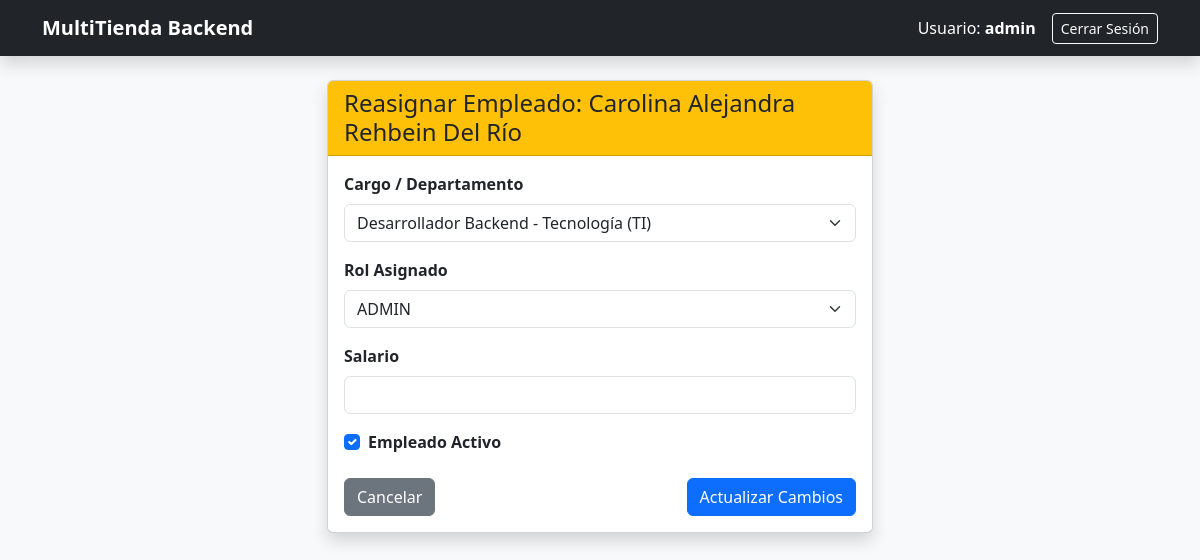
The page /empleado/editar/4/ (signed in) on the database its author committed.
### usuarios/models.py (models this page shows, shortened)
class Empleado(models.Model):
    id_empleado = models.AutoField(primary_key=True)
    user = models.OneToOneField(User, on_delete=models.CASCADE, related_name='empleado', null=True, blank=True)
    persona = models.OneToOneField(Persona, on_delete=models.CASCADE, related_name='empleado', null=True, blank=True)
    id_cargo = models.ForeignKey(Cargo, on_delete=models.SET_NULL, null=True, db_column='id_cargo', related_name='empleados')
    id_rol = models.ForeignKey(Rol, on_delete=models.PROTECT, null=True, blank=True, db_column='id_rol', related_name='empleados')
    fecha_contratacion = models.DateField(auto_now_add=True)
    salario = models.DecimalField(max_digits=10, decimal_places=2, null=True, blank=True)
    activo = models.BooleanField(default=True)

class Persona(models.Model):
    rut = models.CharField(max_length=12, primary_key=True, help_text="Formato: 12345678-9")
    nombres = models.CharField(max_length=100)
    apellidos = models.CharField(max_length=100)
    email = models.EmailField(unique=True)
    telefono = models.CharField(max_length=20, blank=True, null=True)
    fecha_nacimiento = models.DateField(blank=True, null=True)
    fecha_creacion = models.DateTimeField(auto_now_add=True)

class Cargo(models.Model):
    id_cargo = models.AutoField(primary_key=True)
    id_departamento = models.ForeignKey(Departamento, on_delete=models.CASCADE, db_column='id_departamento', related_name='cargos')
    nombre = models.CharField(max_length=100)
    descripcion = models.CharField(max_length=255, blank=True, null=True)
    def __str__(self):
        return f"{self.nombre} - {self.id_departamento.nombre}"

class Rol(models.Model):
    id_rol = models.AutoField(primary_key=True)
    nombre_rol = models.CharField(max_length=50, unique=True) # Ej: 'ADMIN', 'VENDEDOR'
    descripcion = models.CharField(max_length=255, blank=True, null=True)
    def __str__(self):
        return self.nombre_rol

### usuarios/views.py (the view)
# urls.py: path('empleado/editar/<int:empleado_id>/', views.editar_empleado, name='editar_empleado'),
@login_required
def editar_empleado(request, empleado_id):
    empleado_actual = getattr(request.user, 'empleado', None)
    es_admin = empleado_actual and empleado_actual.id_rol.nombre_rol.upper() == 'ADMIN'
    if not es_admin:
        messages.error(request, "Acceso no autorizado: Solo Administradores pueden modificar datos.")
        return redirect('dashboard')
    empleado_target = get_object_or_404(Empleado, id_empleado=empleado_id)
    if request.method == 'POST':
        form = EditarEmpleadoForm(request.POST, instance=empleado_target)
        if form.is_valid():
            form.save()
            messages.success(request, "Registro del empleado actualizado correctamente.")
            return redirect('dashboard')
    else:
        form = EditarEmpleadoForm(instance=empleado_target)
    return render(request, 'usuarios/editar_empleado.html', {
        'form': form,
        'empleado': empleado_target
    })

### usuarios/forms.py
class EditarEmpleadoForm(forms.ModelForm):
    class Meta:
        model = Empleado
        fields = ['id_cargo', 'id_rol', 'salario', 'activo']
        labels = {
            'id_cargo': 'Cargo / Departamento',
            'id_rol': 'Rol Asignado',
            'salario': 'Salario',
            'activo': 'Estado Activo'
        }
        widgets = {
            'id_cargo': forms.Select(attrs={'class': 'form-select'}),
            'id_rol': forms.Select(attrs={'class': 'form-select'}),
            'salario': forms.NumberInput(attrs={'class': 'form-control'}),
            'activo': forms.CheckboxInput(attrs={'class': 'form-check-input'}),
        }

### usuarios/templates/usuarios/editar_empleado.html (shortened to what this page needs)
{% extends 'usuarios/base.html' %}
{% block content %}
<div class="row justify-content-center">
    <div class="col-md-6">
        <div class="card shadow">
            <div class="card-header bg-warning text-dark">
                <h4 class="mb-0">Reasignar Empleado: {{ empleado.persona.nombres }} {{ empleado.persona.apellidos }}</h4>
            </div>
            <div class="card-body">
                <form method="post">
                    <div class="mb-3">
                        <label class="form-label fw-bold">Cargo / Departamento</label>
                        {{ form.id_cargo }}
                    </div>
                    <div class="mb-3">
                        <label class="form-label fw-bold">Rol Asignado</label>
                        {{ form.id_rol }}
                    </div>
                    <div class="mb-3">
                        <label class="form-label fw-bold">Salario</label>
                        {{ form.salario }}
                    </div>
                    <div class="form-check mb-4">
                        {{ form.activo }}
                        <label class="form-check-label fw-bold" for="{{ form.activo.id_for_label }}">
                            Empleado Activo
                        </label>
                    </div>
                    <div class="d-flex justify-content-between">
                        <a href="{% url 'dashboard' %}" class="btn btn-secondary">Cancelar</a>
                        <button type="submit" class="btn btn-primary">Actualizar Cambios</button>
                    </div>
                </form>
            </div>
        </div>
    </div>
</div>
{% endblock %}

### usuarios/templates/usuarios/base.html (shortened to what this page needs)
<!DOCTYPE html>
<html lang="es">
<head>
    <link href="https://cdn.jsdelivr.net/npm/bootstrap@5.3.2/dist/css/bootstrap.min.css" rel="stylesheet">
</head>
<body class="bg-light">
    <nav class="navbar navbar-expand-lg navbar-dark bg-dark mb-4 shadow">
        <div class="container">
            <a class="navbar-brand fw-bold" href="{% url 'dashboard' %}">MultiTienda Backend</a>
            {% if user.is_authenticated %}
            <div class="d-flex align-items-center text-white">
                <span class="me-3">
                    Usuario: <strong>{{ user.username }}</strong>
                </span>
                <form action="{% url 'logout' %}" method="post" class="d-inline">
                    <button type="submit" class="btn btn-outline-light btn-sm">Cerrar Sesión</button>
                </form>
            </div>
            {% endif %}
        </div>
    </nav>
    <div class="container">
        {% block content %}
        {% endblock %}
    </div>
</body>
</html>

### rows shown on the page
Empleado: persona.nombres "Carolina Alejandra", persona.apellidos "Rehbein Del Río", activo "☑"
Cargo: id_cargo "Desarrollador Backend - Tecnología (TI)"
Rol: id_rol "ADMIN"

### other values the page prints
{{ user.username }} "admin"
